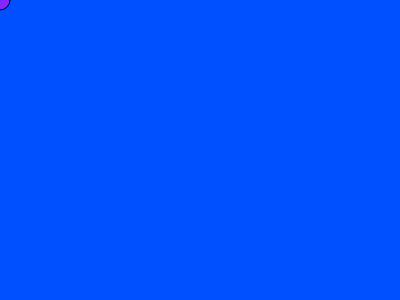
Frame 1 (no input)
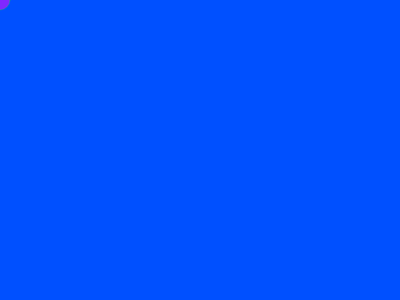
Frame 60 (no input)
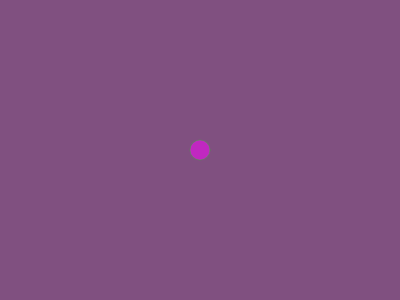
Frame 120 (the mouse pressed at the canvas centre since frame 60)

The p5.js sketch that drew these frames (run headless with seeded random() and noise() and a simulated clock; from frame 60 on, the mouse is pressed at the canvas centre):

// p5.js sketch
// ── sketch.js
var r = 0;
var b = 255;


function setup() { // happens once at the beginning
  createCanvas(400,300);
  
}

function draw() { // happens over and over
  r = map(mouseX,0,400,0,255)
  b = map(mouseX,0,400,255,0)
  background(r,80,b);
  fill('rgba(100%,0%,100%,0.5)');
  circle(mouseX, mouseY, 20);
  stroke('rgba(0,255,0,0.25)');


}
